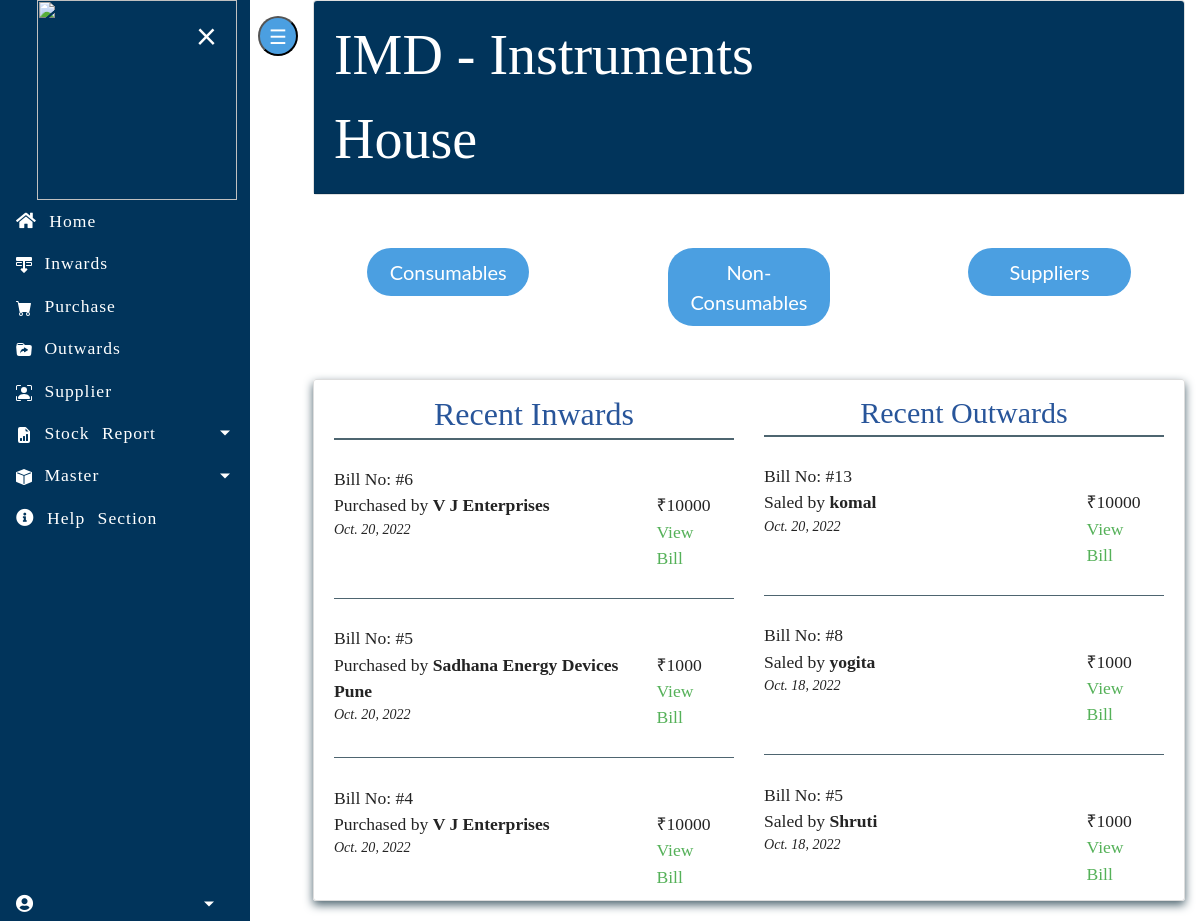
Page /home/ on the earlier database version.
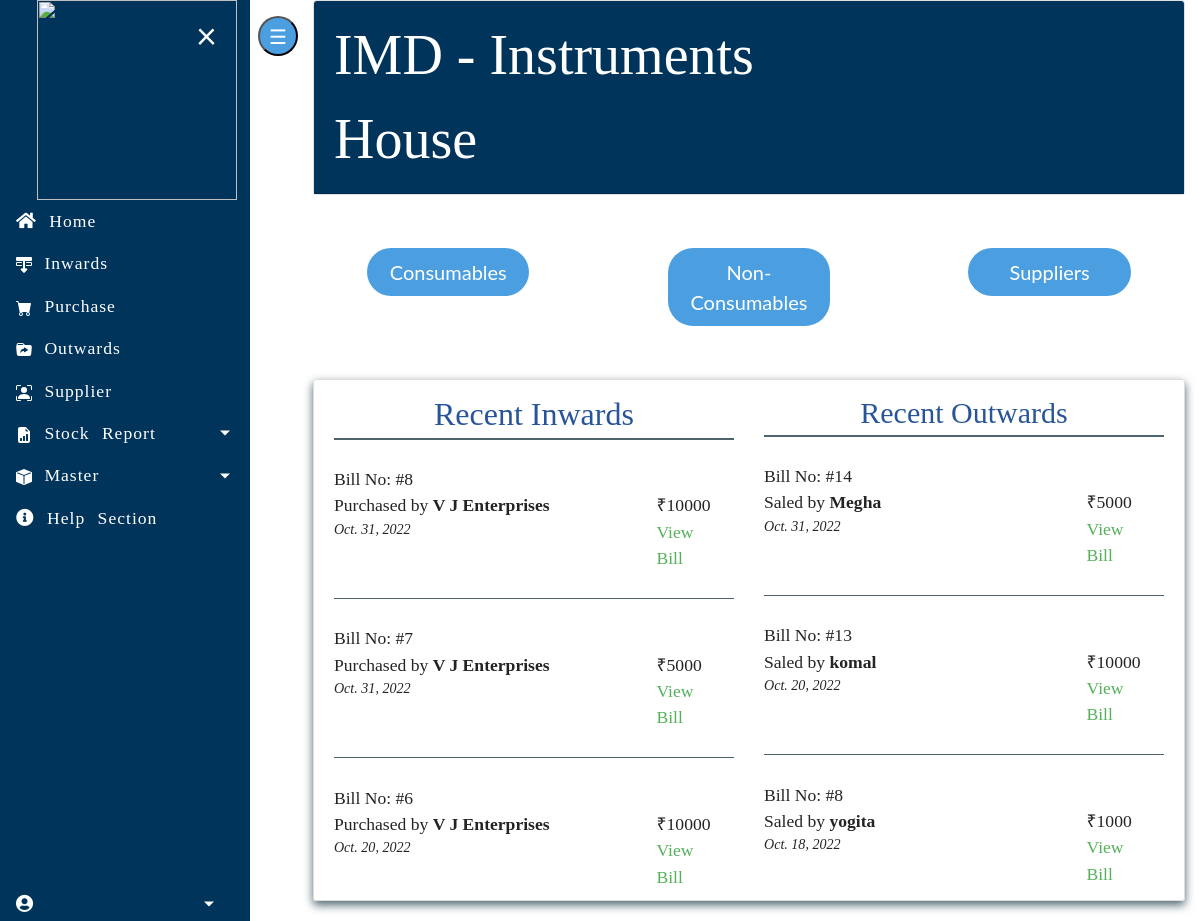
Same page on the later database version.
### imdapp/models.py (models this page shows, shortened)
class PurchaseBill(models.Model):
    billno = models.AutoField(primary_key=True)
    time = models.DateTimeField(auto_now=True)
    supplier = models.ForeignKey(Supplier, on_delete=models.CASCADE, related_name='purchasesupplier')
    def get_total_price(self):
        purchaseitems = PurchaseItem.objects.filter(billno=self)
        total = 0
        for item in purchaseitems:
            total += item.totalprice
        return total

class Supplier(models.Model):
    id = models.AutoField(primary_key=True)
    name = models.ForeignKey(Supp,on_delete=models.CharField)
    phone = models.CharField(max_length=12, unique=True)
    address = models.TextField()
    email = models.EmailField(max_length=255, unique=True)
    is_deleted = models.BooleanField(default=False)

class Supp(models.Model):
    id=models.IntegerField(primary_key=True)
    name=models.CharField(max_length=255)
    def __str__(self):
        return self.name
    class Meta:
        db_table='Supp'

class PurchaseItem(models.Model):
    billno = models.ForeignKey(PurchaseBill, on_delete=models.CASCADE, related_name='purchasebillno')
    stock = models.ForeignKey(Stock, on_delete=models.CASCADE, related_name='purchaseitem')
    quantity = models.IntegerField(default=1)
    perprice = models.IntegerField(default=1)
    totalprice = models.IntegerField(default=1)
    is_deleted=models.BooleanField(default=False)

class SaleBill(models.Model):
    CONDITION = [
        ('GOOD', 'GOOD'),
        ('TORED', 'TORED'),
        ('DAMAGED', 'DAMAGED'),
    ]
    MODE_OF_DELEVERY = [
        ('BYHAND', 'BYHAND'),
        ('COURIOR', 'COURIOR'),
        ('OTHER', 'OTHER'),
    ]
    billno = models.AutoField(primary_key=True)
    time = models.DateTimeField(auto_now=True)
    name = models.CharField(max_length=150)
    phone = models.CharField(max_length=12)
    address = models.CharField(max_length=200)
    email = models.EmailField(max_length=255)
    category = models.ForeignKey(Category, on_delete=models.CASCADE)
    subcategory = models.ForeignKey(Subcategory, on_delete=models.CASCADE)
    description = models.ForeignKey(Description, on_delete=models.CASCADE)
    quantity = models.IntegerField(default=1)
    Mode_of_delivery = models.CharField(max_length=50, choices=MODE_OF_DELEVERY)  # received by
    label_code = models.CharField(max_length=20, default="")
    issued_to = models.CharField(max_length=50)
    is_deleted=models.BooleanField(default=False)
    def get_total_price(self):
        saleitems = SaleItem.objects.filter(billno=self)
        total = 0
        for item in saleitems:
            total += item.totalprice
        return total

class SaleItem(models.Model):
    billno = models.ForeignKey(SaleBill, on_delete=models.CASCADE, related_name='salebillno')
    stock = models.ForeignKey(Stock, on_delete=models.CASCADE, related_name='saleitem')
    quantity = models.IntegerField(default=1)
    perprice = models.IntegerField(default=1)
    totalprice = models.IntegerField(default=1)

### homepage/views.py (the view)
# urls.py: path('home/', views.HomeView.as_view(), name='home'),
class HomeView(View):
    template_name = "home.html"
    def get(self, request):
        labels = []
        data = []
        stockqueryset = Stock.objects.filter(is_deleted=False).order_by('-quantity')
        for item in stockqueryset:
            labels.append(item.name)
            data.append(item.quantity)
        sales = SaleBill.objects.order_by('-time')[:3]
        purchases = PurchaseBill.objects.order_by('-time')[:3]
        context = {
            'labels'    : labels,
            'data'      : data,
            'sales'     : sales,
            'purchases' : purchases
        }
        return render(request, self.template_name, context)

### homepage/templates/home.html (shortened to what this page needs)
{% extends "base.html" %}
{% load static %}
{% block content %}
<div class="card text-left">
      <div class="card-header" style="background-color:#01345B">
        <div class="row no-gutters" style="color: white; font-style: bold; font-size: 3.5rem;">
            <div class="col-md-8" style="font-family: 'Alkalami'">IMD - Instruments House</div>
        </div>
      </div>
</div>
    <br><br>
    <div class="row">
        <div class="col-md-4" >
            <a href="{% url 'inventory' %}" class="btn btn-lg btn-block btn-huge"
               style="border-radius: 25px; width:60%; margin:auto;background-color:#4B9FE1; color:white">Consumables</a>
        </div>
        <div class="col-md-4">
            <a href="{% url 'sales-list' %}" class="btn btn-lg btn-block btn-huge"
               style="border-radius: 25px; width:60%; margin:auto;background-color:#4B9FE1; color:white">Non-Consumables</a>
        </div>
        <div class="col-md-4">
            <a href="{% url 'suppliers-list' %}" class="btn btn-lg btn-block btn-huge"
               style="border-radius: 25px; width:60%; margin:auto;background-color:#4B9FE1; color:white">Suppliers</a>
        </div>
    </div>
<br>
    <br>
    <div class="content-section">
        <div class="row">
              <div class="col-md-6">
                <div style="font-family: 'Alkalami';color: #28559A; font-style: bold;text-align:center; font-size: 2rem; border-bottom: 2px solid #4e6570">Recent Inwards</div><br>
                {% for item in purchases %}
                    {% if not forloop.first %}
                        <br><div style="border-bottom: 0.5px solid #4e6570"></div><br>
                    {% endif %}
                    <div class="row" style="font-family: 'Alkalami'">
                        <div class="col-md-9">
                            Bill No: #{{ item.billno }} <br>
                            Purchased by <b>{{ item.supplier.name }}</b> <br>
                            <small><i>{{ item.time.date }}</i></small>
                        </div>
                        <div class="col-md-2"> <br>₹{{ item.get_total_price }} <br> <a href="{% url 'purchase-bill' item.billno %}">View Bill</a> </div>
                    </div>
                {% endfor %}
            </div>
            <div class="col-md-6">
                <div style="font-family: 'Alkalami';color: #28559A; font-style: bold; text-align:center; font-size: 30px; border-bottom: 2px solid #4e6570">Recent Outwards</div><br>
                {% for item in sales %}
                    {% if not forloop.first %}
                        <br><div style="border-bottom: 0.5px solid #4e6570 "></div><br>
                    {% endif %}
                      <div class="row" style="font-family: 'Alkalami'">
                        <div class="col-md-9">
                            Bill No: #{{ item.billno }} <br>
                            Saled by <b>{{ item.name }}</b> <br>
                            <small><i>{{ item.time.date }}</i></small>
                        </div>
                        <div class="col-md-2"> <br> ₹{{ item.get_total_price }} <br> <a href="{% url 'sale-bill' item.billno %}">View Bill</a> </div>
                    </div>
                {% endfor %}
            </div>
        </div>
    </div>
{% endblock content %}

Differences in the rows shown:
no longer on this page (row edited): PurchaseBill: billno "5", supplier.name "Sadhana Energy Devices Pune", time "Oct. 20, 2022", get_total_price "1000"
no longer on this page (row unchanged): PurchaseBill: billno "4", supplier.name "V J Enterprises", time "Oct. 20, 2022", get_total_price "10000"
no longer on this page (row unchanged): SaleBill: billno "5", name "Shruti", time "Oct. 18, 2022", get_total_price "1000"
added PurchaseBill: billno "8", supplier.name "V J Enterprises", time "Oct. 31, 2022", get_total_price "10000"
added PurchaseBill: billno "7", supplier.name "V J Enterprises", time "Oct. 31, 2022", get_total_price "5000"
added SaleBill: billno "14", name "Megha", time "Oct. 31, 2022", get_total_price "5000"
